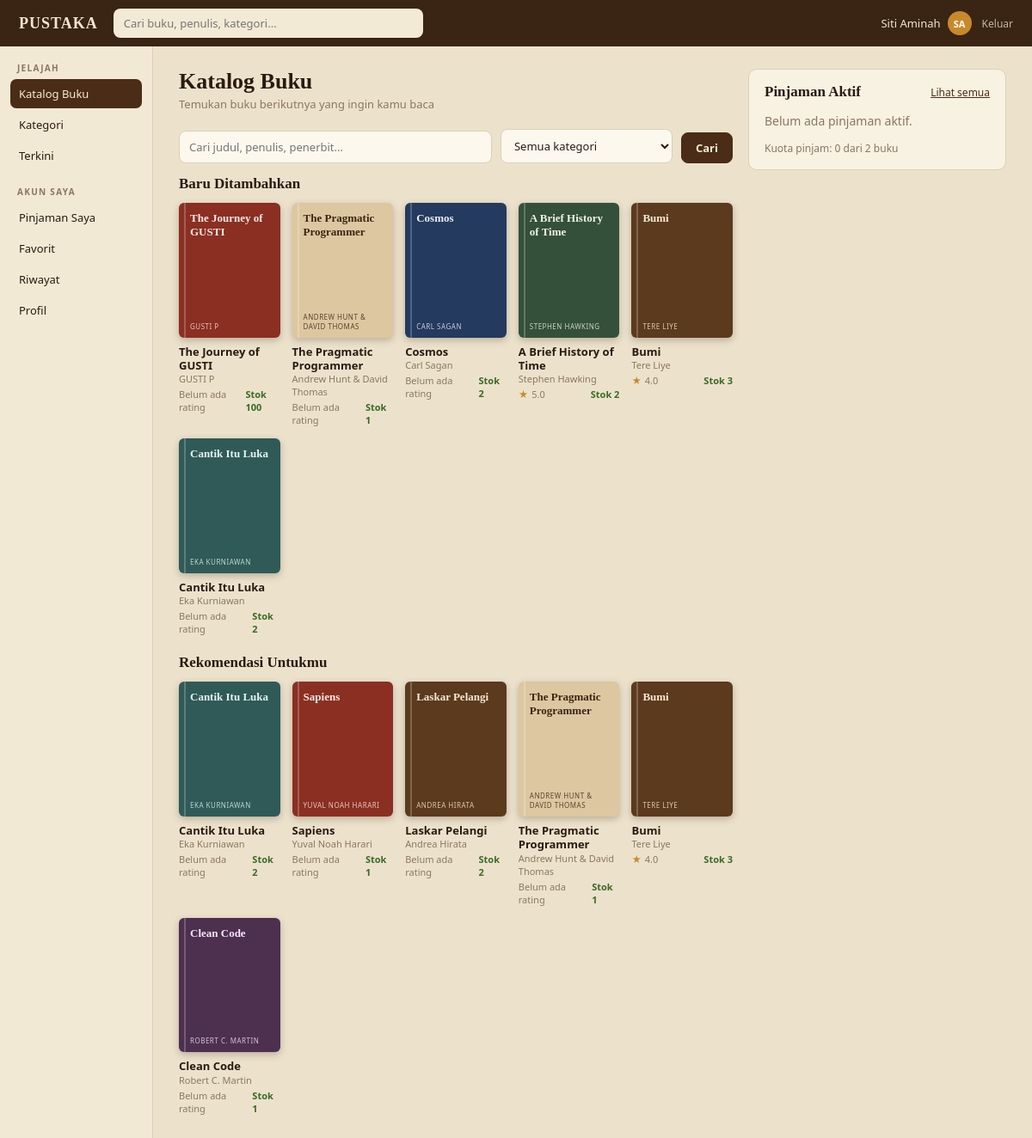
/katalog (signed in), run on the app's committed database.
### tables this page shows
CREATE TABLE users (
    id            INTEGER PRIMARY KEY AUTOINCREMENT,
    name          TEXT NOT NULL,
    email         TEXT NOT NULL UNIQUE,
    password_hash TEXT NOT NULL,
    role          TEXT NOT NULL DEFAULT 'anggota'
                  CHECK (role IN ('admin', 'petugas', 'anggota')),
    member_code   TEXT UNIQUE,              -- hanya untuk anggota, contoh AG0004
    phone         TEXT,
    address       TEXT,
    status        TEXT NOT NULL DEFAULT 'aktif'
                  CHECK (status IN ('aktif', 'nonaktif')),
    created_at    TEXT NOT NULL DEFAULT (datetime('now', 'localtime'))
);

CREATE TABLE books (
    id              INTEGER PRIMARY KEY AUTOINCREMENT,
    isbn            TEXT UNIQUE,
    title           TEXT NOT NULL,
    author          TEXT NOT NULL,
    publisher       TEXT,
    year            INTEGER,
    category_id     INTEGER REFERENCES categories(id) ON DELETE SET NULL,
    shelf           TEXT,                   -- lokasi rak
    description     TEXT,
    stock_total     INTEGER NOT NULL DEFAULT 1 CHECK (stock_total >= 0),
    stock_available INTEGER NOT NULL DEFAULT 1 CHECK (stock_available >= 0),
    created_at      TEXT NOT NULL DEFAULT (datetime('now', 'localtime'))
);

### app.py (the view, shortened to what this page needs)
@app.route("/katalog")
@member_required
def catalog():
    q = request.args.get("q", "").strip()
    cat = request.args.get("kategori", type=int)
    urut = request.args.get("urut", "")
    mid = g.user["id"]
    my_active = decorate(q_all(LOAN_SELECT + " WHERE l.member_id=? AND l.status IN "
                               "('menunggu','dipinjam') ORDER BY l.id DESC", mid))
    ctx = dict(my_active=my_active, favs=fav_ids(mid), q=q, cat=cat, categories=categories())
    if urut == "terbaru":
        return render_template("catalog.html", mode="list", heading="Buku Terkini",
                               results=q_all(BOOK_SELECT + " ORDER BY b.id DESC"),
                               active="latest", **ctx)
    return render_template("catalog.html", mode="home", active="catalog",
                           new_books=q_all(BOOK_SELECT + " ORDER BY b.id DESC LIMIT 6"),
                           recs=recommendations(mid, 6), **ctx)

### app.py (called while the page is built, shortened)
def db():
    if "db" not in g:
        g.db = sqlite3.connect(DB_PATH)
        g.db.row_factory = sqlite3.Row
        g.db.execute("PRAGMA foreign_keys = ON")
    return g.db

def q_all(sql, *args):
    return db().execute(sql, args).fetchall()

def q_one(sql, *args):
    return db().execute(sql, args).fetchone()

def cfg(key):
    row = q_one("SELECT value FROM settings WHERE key = ?", key)
    return int(row["value"]) if row else DEFAULTS[key]

@app.template_filter("initials")
def f_initials(name):
    parts = [p for p in (name or "").split() if p]
    return "".join(p[0] for p in parts[:2]).upper() or "?"

@app.template_filter("cover_style")
def f_cover_style(bid):
    bg, fg = COVERS[(int(bid) - 1) % len(COVERS)]
    return f"background:{bg};color:{fg}"

def decorate(rows):
    out = []
    t = date.today()
    per_day = cfg("fine_per_day")
    return out

def categories():
    return q_all("SELECT c.*, (SELECT COUNT(*) FROM books b WHERE b.category_id=c.id) AS n "
                 "FROM categories c ORDER BY c.name")

@app.before_request
def load_user():
    g.user = None
    if request.endpoint == "static":
        return
    uid = session.get("uid")
    if uid:
        u = q_one("SELECT * FROM users WHERE id=?", uid)
        if u and u["status"] == "aktif":
            g.user = u
        else:
            session.clear()
            if u:
                flash("Akunmu dinonaktifkan. Hubungi petugas perpustakaan.", "error")

@app.context_processor
def inject_globals():
    ctx = {"me": g.get("user"), "max_loans": cfg("max_loans"),
           "fine_per_day": cfg("fine_per_day"), "loan_days": cfg("loan_days")}
    if g.get("user") and g.user["role"] in STAFF_ROLES:
        ctx["pending_count"] = q_val("SELECT COUNT(*) FROM loans WHERE status='menunggu'")
    return ctx

def roles_required(*roles):
    def deco(view):
        @wraps(view)
        def wrapped(*a, **kw):
            if not g.user:
                return redirect(url_for("login"))
            if g.user["role"] not in roles:
                flash("Halaman itu tidak tersedia untuk akunmu.", "error")
                return redirect(url_for("index"))
            return view(*a, **kw)
        return wrapped
    return deco

def fav_ids(member_id):
    return {r[0] for r in q_all("SELECT book_id FROM favorites WHERE member_id=?", member_id)}

### templates/catalog.html (shortened to what this page needs)
{% extends "layout.html" %}
{% from "macros.html" import book_card, chip %}
{% block content %}
<div class="two-col">
  <div>
    <h1>{{ 'Katalog Buku' if mode == 'home' else heading }}</h1>
    <p class="sub">{{ 'Temukan buku berikutnya yang ingin kamu baca' if mode == 'home' else 'Klik buku untuk melihat detail dan mengajukan pinjam' }}</p>
    <form class="filters" method="get" action="{{ url_for('catalog') }}">
      <div><input name="q" value="{{ q }}" placeholder="Cari judul, penulis, penerbit..."></div>
      <div style="max-width:200px">
        <select name="kategori" onchange="this.form.submit()">
          <option value="">Semua kategori</option>
        </select></div>
      <div class="auto"><button class="btn">Cari</button></div>
    </form>
    {% if mode == 'home' %}
      <h2 class="section-title">Baru Ditambahkan</h2>
      <div class="book-grid">{% for b in new_books %}{{ book_card(b) }}{% endfor %}</div>
      <h2 class="section-title">Rekomendasi Untukmu</h2>
      <div class="book-grid">{% for b in recs %}{{ book_card(b) }}{% else %}<p class="muted">Belum ada rekomendasi.</p>{% endfor %}</div>
    {% else %}
      <div class="book-grid">{% for b in results %}{{ book_card(b) }}{% else %}<p class="muted">Tidak ada buku yang cocok.</p>{% endfor %}</div>
    {% endif %}
  </div>
  <aside class="card">
    <div class="card-head"><h2>Pinjaman Aktif</h2><a href="{{ url_for('my_loans') }}">Lihat semua</a></div>
    {% for l in my_active %}
    <div class="side-loan">
      <strong>{{ l.title }}</strong>
      <div class="meta">{% if l.status == 'dipinjam' %}Jatuh tempo {{ l.due_date|tgl }}{% else %}Diajukan {{ l.requested_at|tgl }}{% endif %}</div>
      <div style="margin-top:3px">{{ chip(l.label, l.tone) }}</div>
    </div>
    {% else %}<p class="muted">Belum ada pinjaman aktif.</p>{% endfor %}
    <p class="muted small" style="margin:12px 0 0">Kuota pinjam: {{ my_active|length }} dari {{ max_loans }} buku</p>
  </aside>
</div>
{% endblock %}

### templates/layout.html (shortened to what this page needs)
{% extends "base.html" %}
{% from "macros.html" import flashes %}
{% block body %}
{% set a = active|default('') %}
<header class="topbar">
  <a class="brand" href="{{ url_for('index') }}">PUSTAKA</a>
  <form class="search" action="{{ url_for('catalog') if me.role == 'anggota' else url_for('books') }}" method="get">
    <input name="q" value="{{ request.args.get('q', '') }}" placeholder="Cari buku, penulis, kategori...">
  </form>
  <div class="userchip">
    <a class="who" href="{{ url_for('profile') }}" title="Profil dan ganti kata sandi">
      <span>{{ me.name }}</span><span class="avatar">{{ me.name|initials }}</span></a>
    <a class="logout" href="{{ url_for('logout') }}">Keluar</a>
  </div>
</header>
<div class="shell">
  <aside class="sidebar">
    {% if me.role == 'anggota' %}
      <div class="nav-title">Jelajah</div>
      <a href="{{ url_for('catalog') }}" class="{{ 'active' if a == 'catalog' }}">Katalog Buku</a>
      <a href="{{ url_for('catalog_categories') }}" class="{{ 'active' if a == 'cats' }}">Kategori</a>
      <a href="{{ url_for('catalog', urut='terbaru') }}" class="{{ 'active' if a == 'latest' }}">Terkini</a>
      <div class="nav-title">Akun Saya</div>
      <a href="{{ url_for('my_loans') }}" class="{{ 'active' if a == 'mine' }}">Pinjaman Saya</a>
      <a href="{{ url_for('favorites') }}" class="{{ 'active' if a == 'favs' }}">Favorit</a>
      <a href="{{ url_for('my_loans', tab='riwayat') }}" class="{{ 'active' if a == 'history' }}">Riwayat</a>
      <a href="{{ url_for('profile') }}" class="{{ 'active' if a == 'profile' }}">Profil</a>
    {% endif %}
  </aside>
  <main class="main">
    {% block content %}{% endblock %}
  </main>
</div>
{% endblock %}

### templates/macros.html (shortened to what this page needs)
{% macro cover(b, big=false) %}
<div class="cover{{ ' big' if big }}" style="{{ b.id|cover_style }}">
  <span class="cover-title">{{ b.title }}</span>
  <span class="cover-author">{{ b.author }}</span>
</div>
{% endmacro %}
{% macro book_card(b) %}
<a class="bcard" href="{{ url_for('book_detail', bid=b.id) }}">
  {{ cover(b) }}
  <div class="bcard-title">{{ b.title }}</div>
  <div class="bcard-author">{{ b.author }}</div>
  <div class="bcard-meta">
    {% if b.rating %}<span><span class="stars">★</span> {{ b.rating }}</span>{% else %}<span>Belum ada rating</span>{% endif %}
    <span class="stok {{ 'out' if b.stock_available == 0 }}">{{ ('Stok ' ~ b.stock_available) if b.stock_available else 'Habis' }}</span>
  </div>
</a>
{% endmacro %}

### data on the page
users: name "Siti Aminah", name|initials "SA"
books: title "The Journey of GUSTI", author "GUSTI P", stock_available "Stok 100"
books: title "The Pragmatic Programmer", author "ANDREW HUNT & DAVID THOMAS", author "Andrew Hunt & David Thomas", stock_available "Stok 1"
books: title "Cosmos", author "CARL SAGAN", author "Carl Sagan", stock_available "Stok 2"
books: title "A Brief History of Time", author "STEPHEN HAWKING", author "Stephen Hawking", rating "5.0", stock_available "Stok 2"
books: title "Bumi", author "TERE LIYE", author "Tere Liye", rating "4.0", stock_available "Stok 3"
books: title "Cantik Itu Luka", author "EKA KURNIAWAN", author "Eka Kurniawan", stock_available "Stok 2"
books: title "Sapiens", author "YUVAL NOAH HARARI", author "Yuval Noah Harari", stock_available "Stok 1"
books: title "Laskar Pelangi", author "ANDREA HIRATA", author "Andrea Hirata", stock_available "Stok 2"
books: title "Clean Code", author "ROBERT C. MARTIN", author "Robert C. Martin", stock_available "Stok 1"

### other printed values
{{ 'Katalog Buku' if mode == 'home' else heading }} "Katalog Buku"
{{ my_active|length }} "0"
{{ max_loans }} "2"
